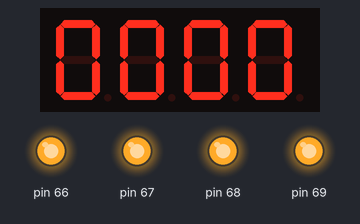
Recording of a sketch running on a simulated Arduino Mega 2560, built with avr-gcc and run on an emulated ATmega2560. On the bench: 4-digit seven-segment display, output pins drawn as LEDs (lit = HIGH). Wiring (from diagram.json): 4-digit 7-segment display, segments lit when HIGH: segments pin 54, pin 55, pin 56, pin 57, pin 58, pin 59, pin 60, pin 61; digit selects pin 62, pin 63, pin 64, pin 65. The segment pins are drawn as the display they are named for; pins used as bus, display or sensor lines are not drawn.

Above: at 0.1 s.
At 4.5 s:
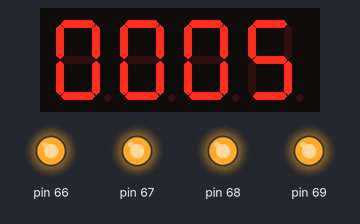
At 9.7 s:
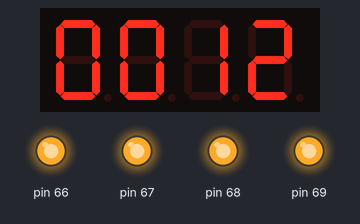
At 19.4 s:
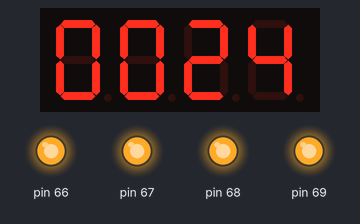
At 29.0 s:
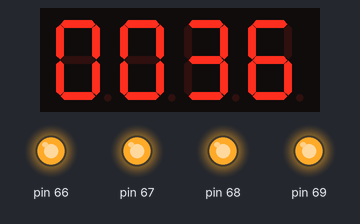
At 38.7 s:
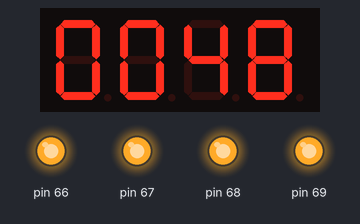
Timing chart, 0 to 40.0 s (numbered marks = the images above):
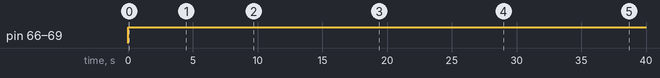

Measured:
- by itself, pin 66–69: LOW → HIGH at 0.00 s
- what the display in image 2 shows lasts 0.9 s, from 9.7 s to 10.6 s

The sketch:

sketch.ino
```cpp
/*Counting of numbers */

void init_port(void);
void output_f(char);
void output_f_k_a_c(char);
volatile char num_7segment[] = {0x3F,0x06,0x5B,0x4F,0x66,0x6d,0x7d,0x07,0x7f,0x6f};
volatile char digit_sel[]={0xFF,0xF7,0xFB,0xFD,0xFE};
// FF = all OFF, F7 = digit1 ON, FB = digit2 ON, FD = digit3 ON, FE = digit4 ON

void init_port(){
  volatile char *port_f_dir,*port_k_dir;
  port_f_dir = 0x30;  port_k_dir = 0x107;
  *port_f_dir = 0xFF; *port_k_dir = 0xFF;
}
void output_f(char outdata_f){
  volatile char *port_f_data = 0x31;
  *port_f_data = outdata_f;
}

void output_k(char outdata_k){
  volatile char *port_k_data = 0x108;
  *port_k_data = outdata_k;
}
void delays(){
  volatile long i;
  for(i=0;i<1000;i++);
}

void setup() {
  init_port();

}

void loop() {
  for(char i=0;i<9;i++){//1000th digit
        for(char j=0;j<9;j++){//100th digit
            for(char k=0;k<9;k++){//10th digit
                for(char l=0;l<9;l++){
                    unsigned char p=100;
                    while(p){
                    // Digit 1 → "1"
                    output_f(num_7segment[i]);
                    output_k(digit_sel[4]);
                    delays();
                    output_k(digit_sel[0]);  // turn OFF

                    // Digit 2 → "2"
                    output_f(num_7segment[j]);
                    output_k(digit_sel[3]);
                    delays();
                    output_k(digit_sel[0]);

                    // Digit 3 → "3"
                    output_f(num_7segment[k]);
                    output_k(digit_sel[2]);
                    delays();
                    output_k(digit_sel[0]);

                    // Digit 4 → "4"
                    output_f(num_7segment[l]);
                    output_k(digit_sel[1]);
                    delays();
                    output_k(digit_sel[0]);
                    p--;
                    }
                }
            }
        }
    }
}
```
